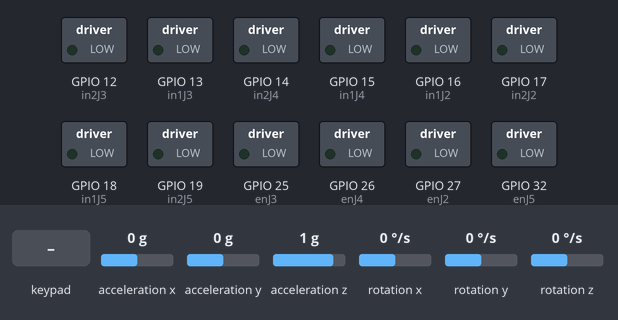
The sketch below on a simulated ESP32. Parts: switched loads named in the sketch (green lamp = pin HIGH). Wiring (inferred from the names in the program): MPU-6050 motion sensor at I2C address 0x68. The test bench sets the inputs (shaded band); at power-on: acceleration x 0 g, acceleration y 0 g, acceleration z 1 g, rotation x 0 °/s, rotation y 0 °/s, rotation z 0 °/s. What the sketch prints to the serial monitor is not drawn.

Above: at 1.2 s.
1.3 s: key 'U' pressed
At 1.5 s:
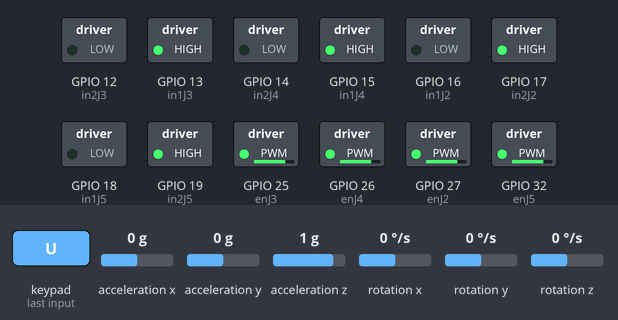
3.2 s: key 'D' pressed
At 3.41 s:
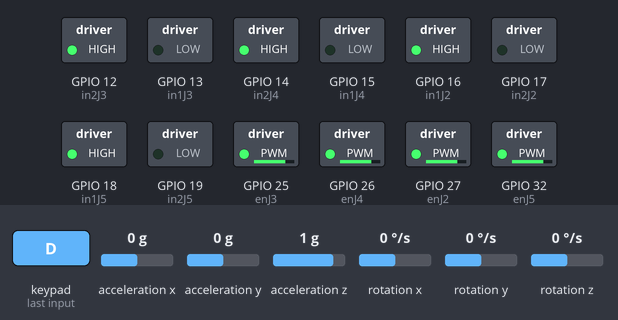
5.1 s: key 'L' pressed
At 5.3 s:
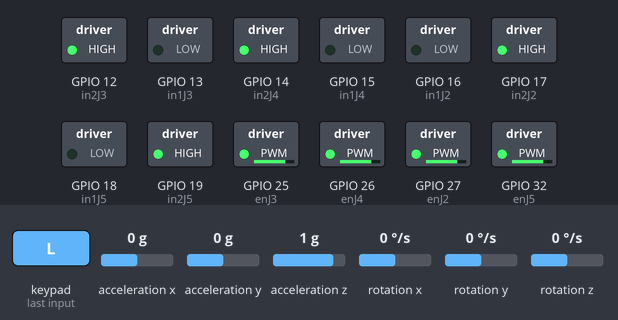
7.0 s: key 'R' pressed
At 7.21 s:
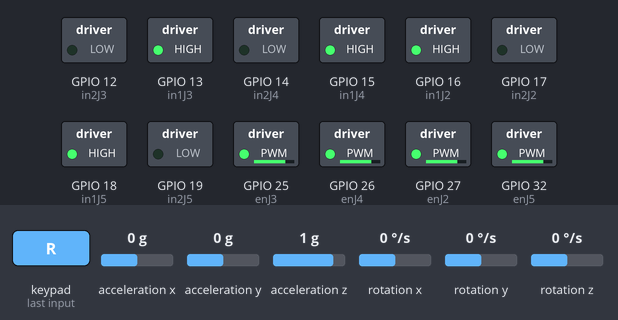
8.9 s: key 'O' pressed
At 9.1 s:
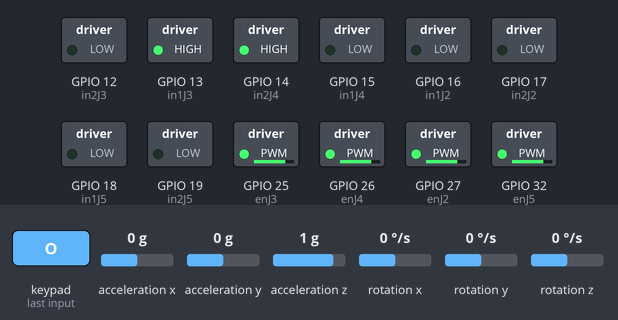
Timing chart, 0 to 11.8 s (numbered marks = the images above; inputs shaded):
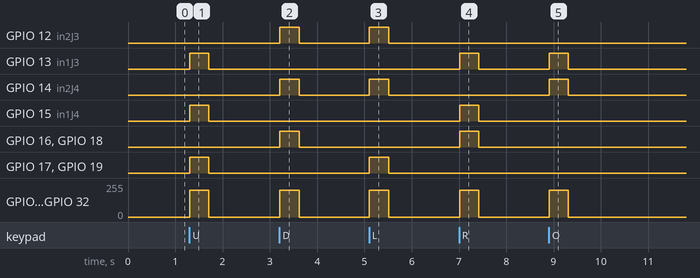

The sketch:

robot_holonome_final_code.ino
```cpp
//  --- Bibliothèque Dabble ---
#define CUSTOM_SETTINGS
#define INCLUDE_GAMEPAD_MODULE
// --- Communication ---
#include <DabbleESP32.h>
#include <Wire.h>

const int enJ5 = 32, in1J5 = 18, in2J5 = 19;
const int enJ2 = 27, in1J2 = 16, in2J2 = 17;
const int enJ3 = 25, in1J3 = 13, in2J3 = 12;
const int enJ4 = 26, in1J4 = 15, in2J4 = 14;

const int freq = 5000, resolution = 8;
const int chJ5 = 0, chJ2 = 1, chJ3 = 2, chJ4 = 3;


int vitesse = 200;

void setup() {
  Serial.begin(115200);
  Dabble.begin("AdamESP32");
  Wire.begin(21, 22);
  Wire.setClock(400000);

  Wire.beginTransmission(0x68);
  Wire.write(0x6B);
  Wire.write(0x00);
  Wire.endTransmission();

  pinMode(in1J5, OUTPUT);
  pinMode(in2J5, OUTPUT);
  pinMode(in1J2, OUTPUT);
  pinMode(in2J2, OUTPUT);
  pinMode(in1J3, OUTPUT);
  pinMode(in2J3, OUTPUT);
  pinMode(in1J4, OUTPUT);
  pinMode(in2J4, OUTPUT);

  ledcSetup(chJ5, freq, resolution);
  ledcAttachPin(enJ5, chJ5);
  ledcSetup(chJ2, freq, resolution);
  ledcAttachPin(enJ2, chJ2);
  ledcSetup(chJ3, freq, resolution);
  ledcAttachPin(enJ3, chJ3);
  ledcSetup(chJ4, freq, resolution);
  ledcAttachPin(enJ4, chJ4);

  arret();
  Serial.println("Pret - connecte Dabble sur le telephone");
}

void arret() {
  ledcWrite(chJ5, 0);
  digitalWrite(in1J5, LOW);
  digitalWrite(in2J5, LOW);
  ledcWrite(chJ2, 0);
  digitalWrite(in1J2, LOW);
  digitalWrite(in2J2, LOW);
  ledcWrite(chJ3, 0);
  digitalWrite(in1J3, LOW);
  digitalWrite(in2J3, LOW);
  ledcWrite(chJ4, 0);
  digitalWrite(in1J4, LOW);
  digitalWrite(in2J4, LOW);
}

void avancer() {
  ledcWrite(chJ5, vitesse);
  digitalWrite(in1J5, LOW);
  digitalWrite(in2J5, HIGH);
  ledcWrite(chJ2, vitesse);
  digitalWrite(in1J2, LOW);
  digitalWrite(in2J2, HIGH);
  ledcWrite(chJ3, vitesse);
  digitalWrite(in1J3, HIGH);
  digitalWrite(in2J3, LOW);
  ledcWrite(chJ4, vitesse);
  digitalWrite(in1J4, HIGH);
  digitalWrite(in2J4, LOW);
}

void reculer() {
  ledcWrite(chJ5, vitesse);
  digitalWrite(in1J5, HIGH);
  digitalWrite(in2J5, LOW);
  ledcWrite(chJ2, vitesse);
  digitalWrite(in1J2, HIGH);
  digitalWrite(in2J2, LOW);
  ledcWrite(chJ3, vitesse);
  digitalWrite(in1J3, LOW);
  digitalWrite(in2J3, HIGH);
  ledcWrite(chJ4, vitesse);
  digitalWrite(in1J4, LOW);
  digitalWrite(in2J4, HIGH);
}

void rotation_droite() {
  ledcWrite(chJ5, vitesse);
  digitalWrite(in1J5, HIGH);
  digitalWrite(in2J5, LOW);
  ledcWrite(chJ2, vitesse);
  digitalWrite(in1J2, HIGH);
  digitalWrite(in2J2, LOW);
  ledcWrite(chJ3, vitesse);
  digitalWrite(in1J3, HIGH);
  digitalWrite(in2J3, LOW);
  ledcWrite(chJ4, vitesse);
  digitalWrite(in1J4, HIGH);
  digitalWrite(in2J4, LOW);
}


void rotation_gauche() {
  ledcWrite(chJ5, vitesse);
  digitalWrite(in1J5, LOW);
  digitalWrite(in2J5, HIGH);
  ledcWrite(chJ2, vitesse);
  digitalWrite(in1J2, LOW);
  digitalWrite(in2J2, HIGH);
  ledcWrite(chJ3, vitesse);
  digitalWrite(in1J3, LOW);
  digitalWrite(in2J3, HIGH);
  ledcWrite(chJ4, vitesse);
  digitalWrite(in1J4, LOW);
  digitalWrite(in2J4, HIGH);
}

void straight_droite() {
  ledcWrite(chJ5, vitesse);
  digitalWrite(in1J5, LOW);
  digitalWrite(in2J5, LOW);
  ledcWrite(chJ2, vitesse);
  digitalWrite(in1J2, LOW);
  digitalWrite(in2J2, LOW);
  ledcWrite(chJ3, vitesse);
  digitalWrite(in1J3, HIGH);
  digitalWrite(in2J3, LOW);
  ledcWrite(chJ4, vitesse);
  digitalWrite(in1J4, LOW);
  digitalWrite(in2J4, HIGH);
}

void straight_gauche() {
  ledcWrite(chJ5, vitesse);
  digitalWrite(in1J5, LOW);
  digitalWrite(in2J5, HIGH);
  ledcWrite(chJ2, vitesse);
  digitalWrite(in1J2, HIGH);
  digitalWrite(in2J2, LOW);
  ledcWrite(chJ3, vitesse);
  digitalWrite(in1J3, LOW);
  digitalWrite(in2J3, LOW);
  ledcWrite(chJ4, vitesse);
  digitalWrite(in1J4, LOW);
  digitalWrite(in2J4, LOW);
}

void loop() {
  Dabble.processInput();

  // --- CHANGEMENT DE VITESSE ---
  if (GamePad.isSquarePressed()) {
    vitesse = 210;
    Serial.println("Vitesse min");
  }
  else if (GamePad.isStartPressed()) {
    vitesse = 225;
    Serial.println("Vitesse moy");
  }
  if (GamePad.isTrianglePressed()) {
    vitesse = 250;
    Serial.println("Vitesse max");
  }

  // --- MOUVEMENT AVEC LES BOUTONS
  if (GamePad.isUpPressed()) {
    avancer();
    Serial.println("AVANCER");
  } else if (GamePad.isDownPressed()) {
    reculer();
    Serial.println("RECULER");
  } else if (GamePad.isRightPressed()) {
    rotation_droite();
    Serial.println("RDROITE");
  } else if (GamePad.isLeftPressed()) {
    rotation_gauche();
    Serial.println("RGAUCHE");
  } else if (GamePad.isCirclePressed()) {
    straight_droite();
    Serial.println("SDROITE");
  } else if (GamePad.isCrossPressed()) {
    straight_gauche();
    Serial.println("SGAUCHE");
  } else {
    arret();
  }

  // Capteur I2C MPU6050
  // --- l'accéléromètre ---
  Wire.beginTransmission(0x68);
  Wire.write(0x3B);
  Wire.endTransmission(false);
  Wire.requestFrom((uint8_t)0x68, (uint8_t)6, (bool)true);
  int16_t ax = (Wire.read() << 8) | Wire.read();
  int16_t ay = (Wire.read() << 8) | Wire.read();
  int16_t az = (Wire.read() << 8) | Wire.read();
// --- l'inclinaison ---
  Wire.beginTransmission(0x68);
  Wire.write(0x43);
  Wire.endTransmission(false);
  Wire.requestFrom((uint8_t)0x68, (uint8_t)6, (bool)true);
  int16_t gx = (Wire.read() << 8) | Wire.read();
  int16_t gy = (Wire.read() << 8) | Wire.read();
  int16_t gz = (Wire.read() << 8) | Wire.read();

  Serial.print("G: ");
  Serial.print(gx);
  Serial.print(" ");
  Serial.print(gy);
  Serial.print(" ");
  Serial.println(gz);
  Serial.print("A: ");
  Serial.print(ax);
  Serial.print(" ");
  Serial.print(ay);
  Serial.print(" ");
  Serial.println(az);
  Serial.println(" ");

  delay(10);
}
```

Measured:
- after the input at 1.3 s, GPIO 13 (in1J3), GPIO 15 (in1J4), GPIO 17 (in2J2), GPIO 19 (in2J5): LOW → HIGH at once, → LOW 0.40 s later; GPIO 25 (enJ3), GPIO 26 (enJ4), GPIO 27 (enJ2), GPIO 32 (enJ5): 0/255 → 199/255 at once, → 0/255 0.40 s later
- after the input at 3.2 s, GPIO 12 (in2J3), GPIO 14 (in2J4), GPIO 16 (in1J2), GPIO 18 (in1J5): LOW → HIGH at once, → LOW 0.40 s later; GPIO 25 (enJ3), GPIO 26 (enJ4), GPIO 27 (enJ2), GPIO 32 (enJ5): 0/255 → 199/255 at once, → 0/255 0.40 s later
- after the input at 5.1 s, GPIO 12 (in2J3), GPIO 14 (in2J4), GPIO 17 (in2J2), GPIO 19 (in2J5): LOW → HIGH at once, → LOW 0.40 s later; GPIO 25 (enJ3), GPIO 26 (enJ4), GPIO 27 (enJ2), GPIO 32 (enJ5): 0/255 → 199/255 at once, → 0/255 0.40 s later
- after the input at 7.0 s, GPIO 13 (in1J3), GPIO 15 (in1J4), GPIO 16 (in1J2), GPIO 18 (in1J5): LOW → HIGH at once, → LOW 0.40 s later; GPIO 25 (enJ3), GPIO 26 (enJ4), GPIO 27 (enJ2), GPIO 32 (enJ5): 0/255 → 199/255 at once, → 0/255 0.40 s later
- after the input at 8.9 s, GPIO 13 (in1J3), GPIO 14 (in2J4): LOW → HIGH at once, → LOW 0.40 s later; GPIO 25 (enJ3), GPIO 26 (enJ4), GPIO 27 (enJ2), GPIO 32 (enJ5): 0/255 → 199/255 at once, → 0/255 0.40 s later
